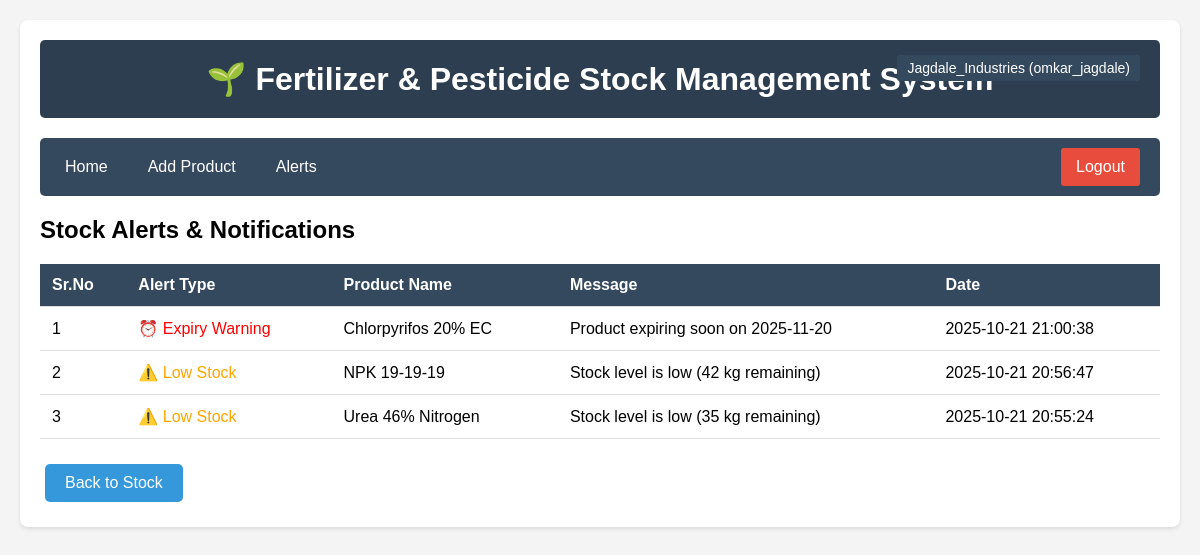
/alerts (signed in), run on the app's committed database.
### tables this page shows
CREATE TABLE stock_alerts (
            id INTEGER PRIMARY KEY AUTOINCREMENT,
            user_id INTEGER NOT NULL,
            product_id INTEGER NOT NULL,
            product_name TEXT NOT NULL,
            alert_type TEXT NOT NULL,
            message TEXT NOT NULL,
            alert_date TEXT NOT NULL,
            is_read INTEGER DEFAULT 0,
            FOREIGN KEY (user_id) REFERENCES users(id) ON DELETE CASCADE,
            FOREIGN KEY (product_id) REFERENCES products(id) ON DELETE CASCADE
        );

### app.py (the view)
@app.route('/alerts')
@login_required
def view_alerts():
    user_id = session['user_id']
    conn = get_db_connection()
    alerts = conn.execute('SELECT * FROM stock_alerts WHERE user_id = ? ORDER BY alert_date DESC LIMIT 50',
                         (user_id,)).fetchall()
    conn.execute('UPDATE stock_alerts SET is_read = 1 WHERE user_id = ?', (user_id,))
    conn.commit()
    conn.close()
    return render_template('alerts.html', alerts=alerts)

### app.py (called while the page is built)
def get_db_connection():
    conn = sqlite3.connect(DATABASE)
    conn.row_factory = sqlite3.Row
    return conn

def login_required(f):
    @wraps(f)
    def decorated_function(*args, **kwargs):
        if 'user_id' not in session:
            flash('Please login to access this page.', 'warning')
            return redirect(url_for('login'))
        return f(*args, **kwargs)
    return decorated_function

### templates/alerts.html
{% extends 'layout.html' %}
{% block content %}
<h2>Stock Alerts & Notifications</h2>
<table>
    <thead>
        <tr>
            <th>Sr.No</th>
            <th>Alert Type</th>
            <th>Product Name</th>
            <th>Message</th>
            <th>Date</th>
        </tr>
    </thead>
    <tbody>
        {% if alerts %}
            {% for alert in alerts %}
            <tr>
                <td>{{ loop.index }}</td>
                <td>
                    {% if alert['alert_type'] == 'LOW_STOCK' %}
                    <span style="color: orange;">⚠️ Low Stock</span>
                    {% elif alert['alert_type'] == 'EXPIRY_WARNING' %}
                    <span style="color: red;">⏰ Expiry Warning</span>
                    {% else %}
                    {{ alert['alert_type'] }}
                    {% endif %}
                </td>
                <td>{{ alert['product_name'] }}</td>
                <td>{{ alert['message'] }}</td>
                <td>{{ alert['alert_date'] }}</td>
            </tr>
            {% endfor %}
        {% else %}
            <tr>
                <td colspan="5" style="text-align: center;">No alerts</td>
            </tr>
        {% endif %}
    </tbody>
</table>
<div style="margin-top: 20px;">
    <a href="{{ url_for('index') }}" class="btn btn-primary">Back to Stock</a>
</div>
{% endblock %}

### templates/layout.html (style rules this page uses)
* { margin: 0; padding: 0; box-sizing: border-box; }
body { font-family: Arial, sans-serif; background-color: #f4f4f4; padding: 20px; }
.btn { padding: 10px 20px; text-decoration: none; border: none; border-radius: 5px; cursor: pointer; display: inline-block; margin: 5px; }
.btn-primary { background-color: #3498db; color: white; }
table { width: 100%; border-collapse: collapse; margin-top: 20px; }
table th, table td { padding: 12px; text-align: left; border-bottom: 1px solid #ddd; }
table th { background-color: #34495e; color: white; }

### data on the page
stock_alerts: alert_type "⏰ Expiry Warning", product_name "Chlorpyrifos 20% EC", message "Product expiring soon on 2025-11-20", alert_date "2025-10-21 21:00:38"
stock_alerts: alert_type "⚠️ Low Stock", product_name "NPK 19-19-19", message "Stock level is low (42 kg remaining)", alert_date "2025-10-21 20:56:47"
stock_alerts: alert_type "⚠️ Low Stock", product_name "Urea 46% Nitrogen", message "Stock level is low (35 kg remaining)", alert_date "2025-10-21 20:55:24"

### other printed values
{{ session.get('business_name') }} "Jagdale_Industries"
{{ session.get('username') }} "omkar_jagdale"
